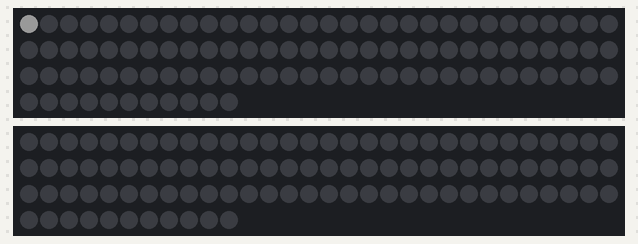
This sketch was run on a simulated Arduino Uno, built with avr-gcc and run on an emulated ATmega328P. Parts: 2 × 101 RGB LEDs in strip order, left to right, continuing on the next row. Dim RGB values are drawn brighter than linear.

Above: at 0.17 s.
At 5.22 s:
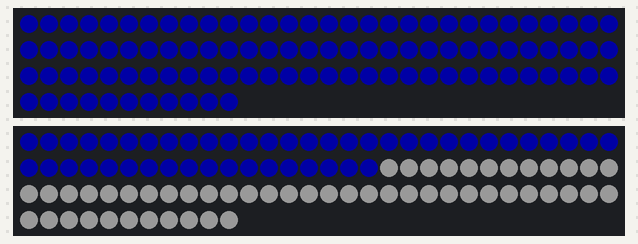
At 10.18 s:
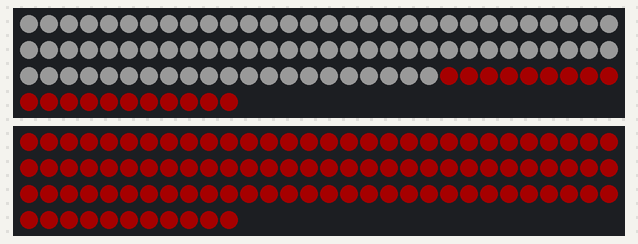
At 19.99 s:
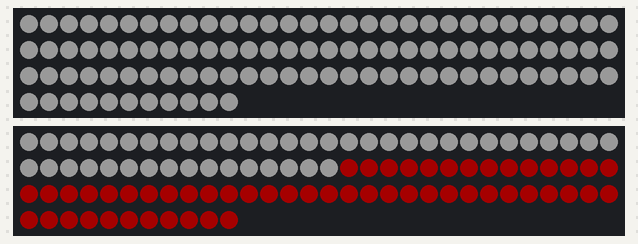
At 29.66 s:
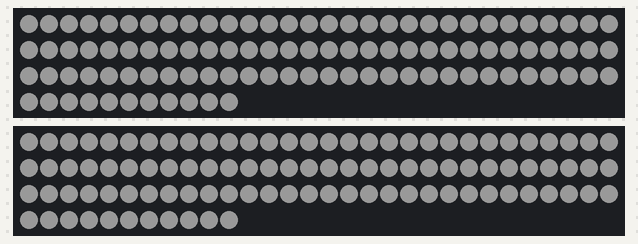
At 39.78 s:
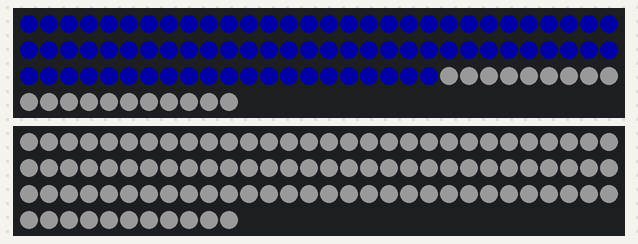

The sketch:

Propeller_Ind.ino
```cpp
#include <Adafruit_NeoPixel.h> // подключаем библиотеку

int const NUM_PIXELS = 101;

// указываем количество пикселей в матрице и пин подключения
Adafruit_NeoPixel strip1 (NUM_PIXELS, 7, NEO_GRB + NEO_KHZ800);
Adafruit_NeoPixel strip2 (NUM_PIXELS, 6, NEO_GRB + NEO_KHZ800);
//Adafruit_NeoPixel strip2 (NUM_PIXELS, 7, NEO_GRB + NEO_KHZ800);


void setup()
{
  strip1.begin();                     // инициализируем объект NeoPixel
  strip1.show();                     // отключаем все пиксели на ленте
  strip1.setBrightness(50);         // указываем яркость (максимум 255)

  strip2.begin();                   // инициализируем объект NeoPixel
  strip2.show();                    // отключаем все пиксели на ленте
  strip2.setBrightness(50);        // указываем яркость (максимум 255)


}

void loop()
{
//  strip1.clear();
//  strip2.clear();
///////////////////////////////////////////
  for (int i = 0; i < NUM_PIXELS; i++)
  {
    strip1.setPixelColor(i, strip1.Color(127, 127, 127));
    strip1.show();

    delay(10);
  }

  for (int i = 0; i < NUM_PIXELS; i++)
  {
    strip2.setPixelColor(i, strip2.Color(127, 127, 127));
    strip2.show();

    delay(10);
  }
  delay(100);
  ////////////////////////////////////////
  for (int i = 0; i < NUM_PIXELS; i++)
  {
    strip1.setPixelColor(i, strip1.Color(0, 0, 200));
    strip1.show();

    delay(10);
  }


  for (int i = 0; i < NUM_PIXELS; i++)
  {
    strip2.setPixelColor(i, strip2.Color(0, 0, 200));
    strip2.show();

    delay(10);
  }
  delay(100);

  ///////////////////////////////////////
  for (int i = 0; i < NUM_PIXELS; i++)
  {
    strip1.setPixelColor(i, strip1.Color(200, 0, 0));
    strip1.show();

    delay(10);
  }

  for (int i = 0; i < NUM_PIXELS; i++)
  {

    strip2.setPixelColor(i, strip2.Color(200, 0, 0));
    strip2.show();
    delay(10);

  }

  delay(100);

}
```
